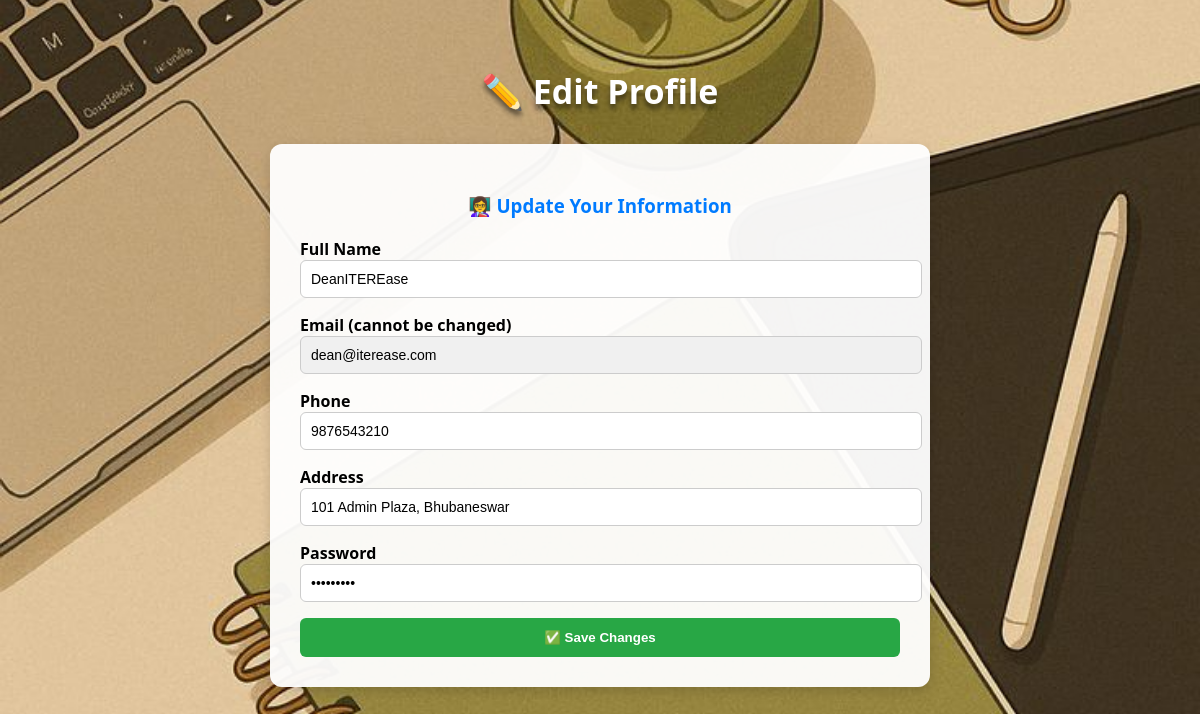
Before: /teditprofile/1 with the older database file.
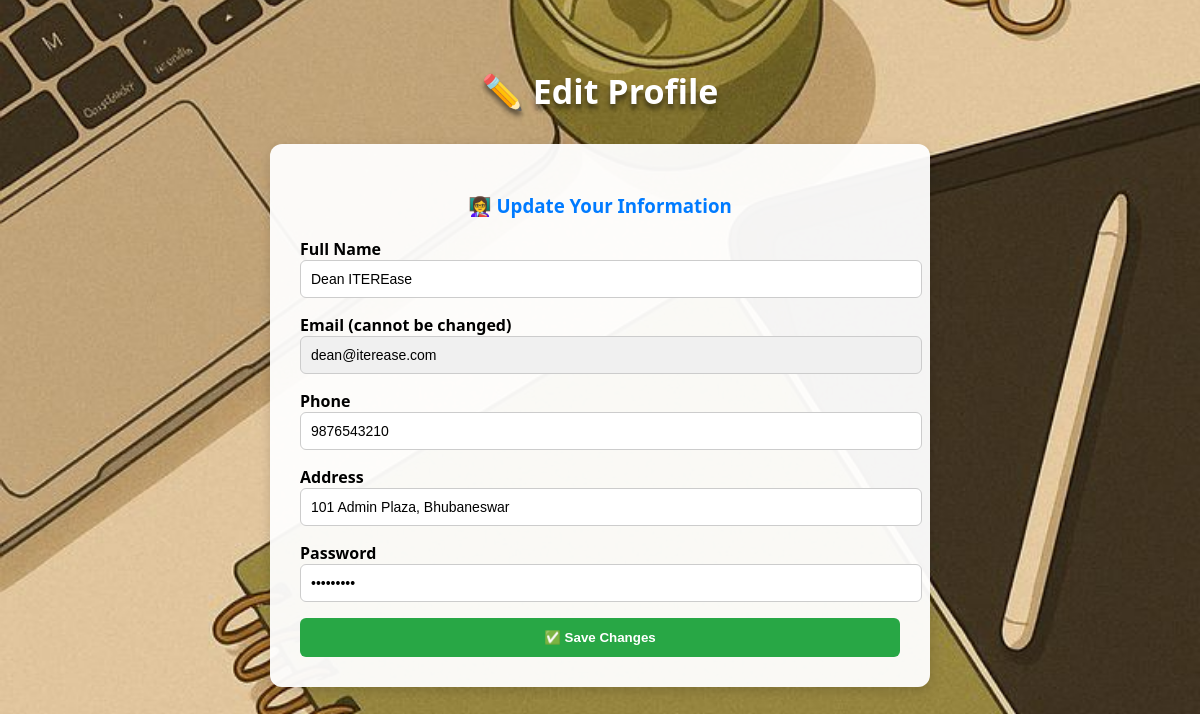
After: the same page with the newer database file.
### app.py (models this page shows)
class Teacher(db.Model):
    __tablename__ = 'teacher'
    id = db.Column(db.Integer, primary_key=True, autoincrement=True)
    name = db.Column(db.String(100), nullable=False)
    email = db.Column(db.String(100), unique=True, nullable=False)
    password = db.Column(db.String(255), nullable=False)
    phone = db.Column(db.String(15), unique=True, nullable=False)
    address = db.Column(db.String(255))
    department_id = db.Column(db.Integer, db.ForeignKey('department.id'))
    classroom_id = db.Column(db.Integer, db.ForeignKey('classroom.id'))
    is_dean = db.Column(db.Boolean, default=False)
    workload = db.Column(db.Integer, default=0, nullable=False)
    subjects = db.relationship('Subject', backref='teacher')
    routine_slots = db.relationship('RoutineSlot', back_populates='teacher')

### app.py (the view, shortened to what this page needs)
@app.route('/teditprofile/<int:id>', methods=['GET', 'POST'])
def teditprofile(id):
    teacher = Teacher.query.filter_by(id=id).first()
    if not teacher:
        flash("❌ Teacher not found.")
        return redirect('/')
    if request.method == 'GET':
        return render_template('teditprofile.html', teacher=teacher)

### templates/teditprofile.html (shortened to what this page needs)
<!DOCTYPE html>
<html lang="en">
<head>
</head>
<body>
    <h2>✏️ Edit Profile</h2>
    <div class="card">
        <h3>👩‍🏫 Update Your Information</h3>
        <form method="POST" action="/teditprofile/{{ teacher.id }}">
            <div>
                <label for="name">Full Name</label>
                <input type="text" name="name" id="name" value="{{ teacher.name }}" required>
            </div>
            <div>
                <label for="email">Email (cannot be changed)</label>
                <input type="email" name="email" id="email" value="{{ teacher.email }}" readonly>
            </div>
            <div>
                <label for="phone">Phone</label>
                <input type="text" name="phone" id="phone" value="{{ teacher.phone }}" required>
            </div>
            <div>
                <label for="address">Address</label>
                <input type="text" name="address" id="address" value="{{ teacher.address }}" required>
            </div>
            <div>
                <label for="password">Password</label>
                <input type="password" name="password" id="password" value="{{ teacher.password }}" required>
            </div>
            <button type="submit">✅ Save Changes</button>
        </form>
    </div>
</body>
</html>

### templates/teditprofile.html (style rules this page uses)
body { font-family: 'Segoe UI', Tahoma, Geneva, Verdana, sans-serif; background: url("/static/pic.jpeg") no-repeat center center/cover; margin: 0; padding: 40px 20px; }
h2 { color: #fff; font-size: 34px; margin-bottom: 30px; text-shadow: 0 5px 5px rgba(0,0,0,0.5); text-align: center; }
.card { background: rgba(255, 255, 255, 0.95); border-radius: 12px; padding: 30px; margin: 20px auto; width: 90%; max-width: 600px; box-shadow: 0 4px 12px rgba(0,0,0,0.15); }
.card h3 { color: #007BFF; margin-bottom: 20px; text-align: center; }
form { display: flex; flex-direction: column; gap: 16px; }
label { font-weight: bold; margin-bottom: 4px; text-align: left; }
input { padding: 10px; border-radius: 6px; border: 1px solid #ccc; font-size: 14px; width: 100%; }
input[readonly] { background-color: #f0f0f0; cursor: not-allowed; }
button { padding: 12px; border-radius: 6px; background: #28a745; color: white; border: none; cursor: pointer; font-weight: bold; transition: background 0.2s; }

Changed rows visible on the page:
changed Teacher "dean@iterease.com": name "DeanITEREase" → "Dean ITEREase"
